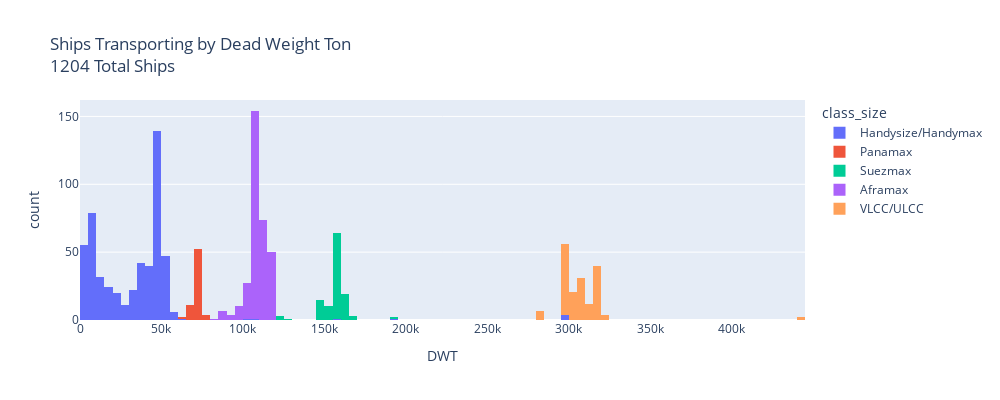

The notebook cell this image was saved under:
### Code cell
fig = px.histogram(df, x="DWT", color="class_size", nbins=100, title=f"Ships Transporting by Dead Weight Ton <br>"
                                                                            f"{df.shape[0]} Total Ships")
fig.update_layout(width=1000, height=400)
fig.show()
fig.write_html("all_ships_dwt_interactive_plot.html")

### Figure 1 — Plotly figure (JSON) as saved in the notebook; plotly's stock layout.template omitted (floating-point values rounded to 4 significant figures; data arrays with more than 128 entries replaced by an {"elided": "..."} marker saying what was removed)
{"data": [{"bingroup": "x", "hovertemplate": "class_size=Handysize/Handymax<br>DWT=%{x}<br>count=%{y}<extra></extra>", "legendgroup": "Handysize/Handymax", "marker": {"color": "#636efa", "pattern": {"shape": ""}}, "name": "Handysize/Handymax", "nbinsx": 100, "orientation": "v", "showlegend": true, "type": "histogram", "x": {"elided": "526 int values"}, "xaxis": "x", "yaxis": "y"}, {"bingroup": "x", "hovertemplate": "class_size=Panamax<br>DWT=%{x}<br>count=%{y}<extra></extra>", "legendgroup": "Panamax", "marker": {"color": "#EF553B", "pattern": {"shape": ""}}, "name": "Panamax", "nbinsx": 100, "orientation": "v", "showlegend": true, "type": "histogram", "x": [64220, 74999, 76002, 71637, 73083, 74999, 74999, 69999, 79885, 68467, 68467, 70514, 68467, 72910, 69629, 77551, 71498, 72768, 72736, 68467, 68439, 77712, 73004, 70426, 71864, 72652, 70681, 70616, 70313, 74999, 74999, 74999, 74999, 74999, 74999, 74999, 71024, 71818, 72515, 71055, 70675, 73788, 73741, 72910, 72714, 73901, 73911, 65125, 73664, 73664, 69523, 73980, 73672, 74035, 69830, 70053, 73919, 74999, 72722, 72722, 72722, 74994, 74862, 73719, 73427, 74581, 74548, 69323], "xaxis": "x", "yaxis": "y"}, {"bingroup": "x", "hovertemplate": "class_size=Suezmax<br>DWT=%{x}<br>count=%{y}<extra></extra>", "legendgroup": "Suezmax", "marker": {"color": "#00cc96", "pattern": {"shape": ""}}, "name": "Suezmax", "nbinsx": 100, "orientation": "v", "showlegend": true, "type": "histogram", "x": [149686, 146273, 148435, 124768, 146645, 150841, 150812, 153152, 126355, 159211, 159681, 159758, 159681, 159681, 159711, 159539, 159713, 157327, 159959, 159901, 159999, 160573, 150875, 150284, 160373, 153019, 160240, 147080, 160383, 164626, 160183, 160288, 149993, 159184, 159885, 164262, 164286, 159314, 159453, 159367, 164445, 159999, 159999, 164533, 149989, 149994, 165293, 159924, 151848, 151693, 159438, 166447, 149995, 149995, 149991, 149995, 158553, 159149, 159549, 150581, 159049, 159083, 159116, 159055, 159073, 159426, 159106, 159100, 149993, 159342, 159092, 159081, 159186, 159195, 146427, 146270, 163288, 164608, 164565, 158843, 159395, 152013, 162397, 158706, 163545, 166188, 158889, 158881, 158920, 158784, 158843, 164154, 164154, 164154, 158817, 156760, 156436, 156572, 158033, 156697, 156630, 156694, 158070, 158070, 158096, 158097, 156532, 158574, 158574, 158574, 157258, 158672, 122039, 122018, 192072], "xaxis": "x", "yaxis": "y"}, {"bingroup": "x", "hovertemplate": "class_size=Aframax<br>DWT=%{x}<br>count=%{y}<extra></extra>", "legendgroup": "Aframax", "marker": {"color": "#ab63fa", "pattern": {"shape": ""}}, "name": "Aframax", "nbinsx": 100, "orientation": "v", "showlegend": true, "type": "histogram", "x": {"elided": "325 int values"}, "xaxis": "x", "yaxis": "y"}, {"bingroup": "x", "hovertemplate": "class_size=VLCC/ULCC<br>DWT=%{x}<br>count=%{y}<extra></extra>", "legendgroup": "VLCC/ULCC", "marker": {"color": "#FFA15A", "pattern": {"shape": ""}}, "name": "VLCC/ULCC", "nbinsx": 100, "orientation": "v", "showlegend": true, "type": "histogram", "x": {"elided": "169 int values"}, "xaxis": "x", "yaxis": "y"}], "layout": {"barmode": "relative", "height": 400, "legend": {"title": {"text": "class_size"}, "tracegroupgap": 0}, "title": {"text": "Ships Transporting by Dead Weight Ton <br>1204 Total Ships"}, "width": 1000, "xaxis": {"anchor": "y", "domain": [0, 1], "title": {"text": "DWT"}}, "yaxis": {"anchor": "x", "domain": [0, 1], "title": {"text": "count"}}}}
